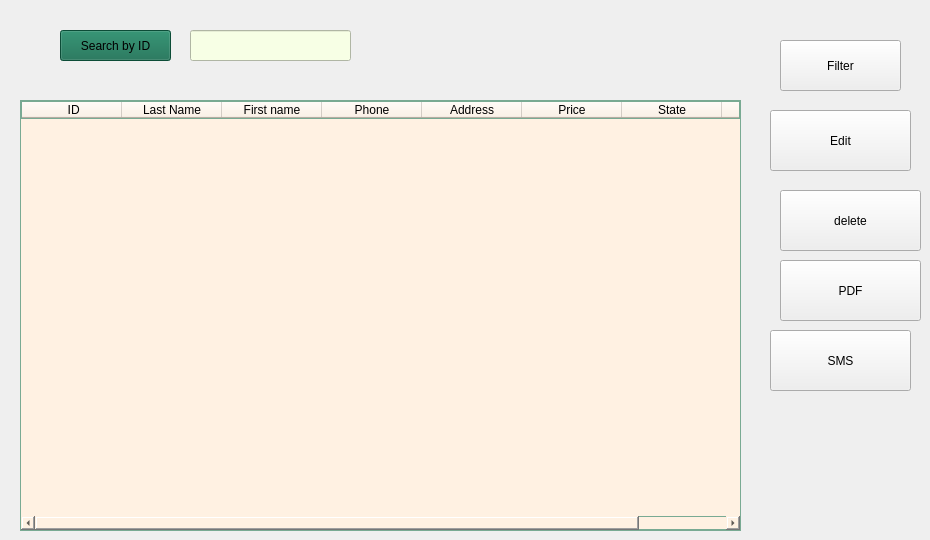
        <widget class="QWidget" name="LISTdeli">
         <widget class="QToolButton" name="Searchdeli">
          <property name="geometry">
           <rect>
            <x>60</x>
            <y>30</y>
            <width>111</width>
            <height>31</height>
           </rect>
          </property>
          <property name="styleSheet">
           <string notr="true">background-color: rgb(17, 107, 77);</string>
          </property>
          <property name="text">
           <string>Search by ID</string>
          </property>
         </widget>
         <widget class="QLineEdit" name="SEARCHline">
          <property name="geometry">
           <rect>
            <x>190</x>
            <y>30</y>
            <width>161</width>
            <height>31</height>
           </rect>
          </property>
          <property name="styleSheet">
           <string notr="true">
background-color: rgb(247, 255, 229);

</string>
          </property>
          <property name="text">
           <string/>
          </property>
         </widget>
         <widget class="QTableWidget" name="tableWidgetdeli">
          <property name="geometry">
           <rect>
            <x>20</x>
            <y>100</y>
            <width>721</width>
            <height>431</height>
           </rect>
          </property>
          <property name="styleSheet">
           <string notr="true">background-color: rgb(133, 144, 121);
background-color: rgb(255, 241, 226);
border:1px solid ;
border-color: rgb(121, 170, 147);</string>
          </property>
          <column>
           <property name="text">
            <string> ID</string>
           </property>
          </column>
          <column>
           <property name="text">
            <string>Last Name</string>
           </property>
          </column>
          <column>
           <property name="text">
            <string>First name</string>
           </property>
          </column>
          <column>
           <property name="text">
            <string>Phone</string>
           </property>
          </column>
          <column>
           <property name="text">
            <string>Address</string>
           </property>
          </column>
          <column>
           <property name="text">
            <string>Price</string>
           </property>
          </column>
          <column>
           <property name="text">
            <string>State</string>
           </property>
          </column>
          <column>
           <property name="text">
            <string>Date</string>
           </property>
          </column>
         </widget>
         <widget class="QToolButton" name="FILTERdeli">
          <property name="geometry">
           <rect>
            <x>780</x>
            <y>40</y>
            <width>121</width>
            <height>51</height>
           </rect>
          </property>
          <property name="contextMenuPolicy">
           <enum>Qt::NoContextMenu</enum>
          </property>
          <property name="autoFillBackground">
           <bool>false</bool>
          </property>
          <property name="styleSheet">
           <string notr="true">QToolButton {
    background-color: #127353; /* Couleur moutarde */
    color: #rgb(255, 255, 255); /* Texte noir */
    border-radius: 20px; /* Coins arrondis */
    border: 1px solid #000000; /* Bordure grise */
    font-family: &quot;MV Boli&quot;;; /* Police */
    font-size: 17px; /* Taille}</string>
          </property>
          <property name="text">
           <string>Filter</string>
          </property>
          <property name="checkable">
           <bool>false</bool>
          </property>
          <property name="autoRaise">
           <bool>false</bool>
          </property>
         </widget>
         <widget class="QToolButton" name="EDITdeli">
          <property name="geometry">
           <rect>
            <x>770</x>
            <y>110</y>
            <width>141</width>
            <height>61</height>
           </rect>
          </property>
          <property name="contextMenuPolicy">
           <enum>Qt::NoContextMenu</enum>
          </property>
          <property name="autoFillBackground">
           <bool>false</bool>
          </property>
          <property name="styleSheet">
           <string notr="true">QToolButton {
    background-color: rgb(68, 189, 133); /* Couleur moutarde */
    color: #rgb(255, 255, 255); /* Texte noir */
    border-radius: 27px; /* Coins arrondis */
    border: 1px solid #000000; /* Bordure grise */
    font-family: &quot;MV Boli&quot;;; /* Police */
    font-size: 17px; /* Taille}</string>
          </property>
          <property name="text">
           <string>Edit</string>
          </property>
          <property name="checkable">
           <bool>false</bool>
          </property>
          <property name="autoRaise">
           <bool>false</bool>
          </property>
         </widget>
         <widget class="QToolButton" name="DELETEdeli">
          <property name="geometry">
           <rect>
            <x>780</x>
            <y>190</y>
            <width>141</width>
            <height>61</height>
           </rect>
          </property>
          <property name="contextMenuPolicy">
           <enum>Qt::NoContextMenu</enum>
          </property>
          <property name="autoFillBackground">
           <bool>false</bool>
          </property>
          <property name="styleSheet">
           <string notr="true">QToolButton {
    background-color: rgb(68, 189, 133); /* Couleur moutarde */
    color: #rgb(255, 255, 255); /* Texte noir */
    border-radius: 27px; /* Coins arrondis */
    border: 1px solid #000000; /* Bordure grise */
    font-family: &quot;MV Boli&quot;;; /* Police */
    font-size: 17px; /* Taille}</string>
          </property>
          <property name="text">
           <string>delete</string>
          </property>
          <property name="checkable">
           <bool>false</bool>
          </property>
          <property name="autoRaise">
           <bool>false</bool>
          </property>
         </widget>
         <widget class="QToolButton" name="PDFdeli">
          <property name="geometry">
           <rect>
            <x>780</x>
            <y>260</y>
            <width>141</width>
            <height>61</height>
           </rect>
          </property>
          <property name="contextMenuPolicy">
           <enum>Qt::NoContextMenu</enum>
          </property>
          <property name="autoFillBackground">
           <bool>false</bool>
          </property>
          <property name="styleSheet">
           <string notr="true">QToolButton {
    background-color: rgb(68, 189, 133); /* Couleur moutarde */
    color: #rgb(255, 255, 255); /* Texte noir */
    border-radius: 27px; /* Coins arrondis */
    border: 1px solid #000000; /* Bordure grise */
    font-family: &quot;MV Boli&quot;;; /* Police */
    font-size: 17px; /* Taille}</string>
          </property>
          <property name="text">
           <string>PDF</string>
          </property>
          <property name="checkable">
           <bool>false</bool>
          </property>
          <property name="autoRaise">
           <bool>false</bool>
          </property>
         </widget>
         <widget class="QToolButton" name="SMSdeli">
          <property name="geometry">
           <rect>
            <x>770</x>
            <y>330</y>
            <width>141</width>
            <height>61</height>
           </rect>
          </property>
          <property name="contextMenuPolicy">
           <enum>Qt::NoContextMenu</enum>
          </property>
          <property name="autoFillBackground">
           <bool>false</bool>
          </property>
          <property name="styleSheet">
           <string notr="true">QToolButton {
    background-color: rgb(68, 189, 133); /* Couleur moutarde */
    color: #rgb(255, 255, 255); /* Texte noir */
    border-radius: 27px; /* Coins arrondis */
    border: 1px solid #000000; /* Bordure grise */
    font-family: &quot;MV Boli&quot;;; /* Police */
    font-size: 17px; /* Taille}</string>
          </property>
          <property name="text">
           <string>SMS</string>
          </property>
          <property name="checkable">
           <bool>false</bool>
          </property>
          <property name="autoRaise">
           <bool>false</bool>
          </property>
         </widget>
         <widget class="QLabel" name="labelpdfdeli">
          <property name="geometry">
           <rect>
            <x>750</x>
            <y>260</y>
            <width>61</width>
            <height>51</height>
           </rect>
          </property>
          <property name="text">
           <string/>
          </property>
          <property name="pixmap">
           <pixmap>../../../Downloads/pdf-file.png</pixmap>
          </property>
          <property name="scaledContents">
           <bool>true</bool>
          </property>
         </widget>
         <widget class="QLabel" name="label_20deli">
          <property name="geometry">
           <rect>
            <x>760</x>
            <y>190</y>
            <width>51</width>
            <height>51</height>
           </rect>
          </property>
          <property name="text">
           <string/>
          </property>
          <property name="pixmap">
           <pixmap>../../../Downloads/bin.png</pixmap>
          </property>
          <property name="scaledContents">
           <bool>true</bool>
          </property>
         </widget>
        </widget>
